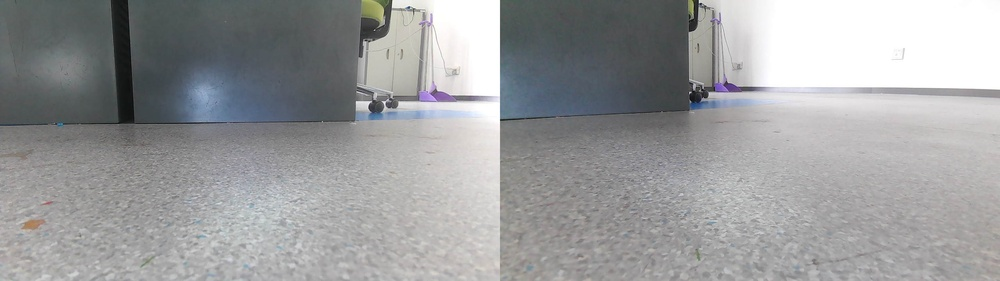
#> input picture services/track/test_stereo.jpg, 1000 x 281 px, shrunk from 2560 x 720 before the run
$ python -i dual_tracker.py   (imports and definitions only)
#> lines starting #> are read from the running program, lines starting #| are printed output that depends on the picture; after the words box and inside, x2 and y2 are one past the last pixel; in counts of white or black regions, pixels touching at a corner belong together
#> further down, picture is the input picture: shape (281, 1000, 3); mean B, G, R 157.5, 156.5, 155.3
### services/perception/src/qwen_grounded_tracker/domain.py
from __future__ import annotations

from dataclasses import dataclass, field
from typing import Sequence

import numpy as np


@dataclass(frozen=True)
class BBox:
    x1: float
    y1: float
    x2: float
    y2: float

    @property
    def width(self) -> float:
        return max(0.0, self.x2 - self.x1)

    @property
    def height(self) -> float:
        return max(0.0, self.y2 - self.y1)

    @property
    def area(self) -> float:
        return self.width * self.height

    @property
    def center(self) -> tuple[float, float]:
        return ((self.x1 + self.x2) / 2.0, (self.y1 + self.y2) / 2.0)

    # [21 lines left out: functions clamp, to_xywh, normalized_center, not called in this run]

    def area_ratio(self, frame_width: int, frame_height: int) -> float:
        return self.area / max(frame_width * frame_height, 1)

    # [14 lines left out: functions crop, iou, not called in this run]


@dataclass
class GroundedCandidate:
    target_name: str
    bbox: BBox
    confidence: float = 0.0
    camera_view: str = ""


@dataclass
class GroundingResult:
    found: bool
    bbox: BBox | None
    target_name: str
    confidence: float
    raw_text: str = ""
    message: str = ""
    candidates: list[GroundedCandidate] = field(default_factory=list)


@dataclass
class TrackObservation:
    visible: bool
    logical_target_id: str | None
    bbox: BBox | None
    contour: np.ndarray | None
    identity_score: float
    status: str
    lost_seconds: float = 0.0


@dataclass
class ObstacleDetection:
    label: str
    confidence: float
    bbox: BBox
    contour: np.ndarray | None = None
    in_danger_zone: bool = False


@dataclass
class ObstacleObservation:
    detections: list[ObstacleDetection] = field(default_factory=list)
    danger: bool = False
    status: str = "disabled"


@dataclass
class LidarObservation:
    ready: bool
    obstacle: bool
    min_distance_m: float | None
    status: str
    points_xy: Sequence[tuple[float, float]] = field(default_factory=tuple)


@dataclass
class MotionGuidance:
    direction: str
    linear: float
    angular: float
    reason: str


@dataclass
class SafetyDecision:
    guidance: MotionGuidance
    blocked: bool
    reasons: list[str] = field(default_factory=list)

### services/grasp/gpu/dual_tracker.py
"""双目标跟踪器 v2 — 优化版。

改进:
  - 爪子搜索区域限定（画面下方 50%）提升 CamShift 准确性
  - 跟踪质量评分（bbox 尺寸/位置合理性检查）防止漂移
  - 当 CSRT+颜色都失败时，用运动学估算爪子位置
  - YOLO 候选去重 (NMS-style 按类别)

初始化: Qwen 识别爪子 + 目标物
逐帧:   两个 CSRT tracker 持续更新
恢复:   爪子丢失 → 颜色回退 (限定搜索区域)
        目标丢失 → YOLO 候选 + 类别过滤
定期:   Qwen 重识别 (跟踪质量下降或超时)
"""

from __future__ import annotations

from dataclasses import dataclass, field
import time
from typing import Any

import cv2
import numpy as np


@dataclass
class TrackedObject:
    name: str
    bbox: Any | None = None
    tracker: Any | None = None
    color_hist: np.ndarray | None = None
    lost_frames: int = 0
    consecutive_ok: int = 0
    last_seen_at: float = 0.0
    initialized: bool = False
    quality_score: float = 0.0       # 0-1 跟踪质量
    last_size: tuple[float, float] = (0, 0)  # (w, h) 用于尺寸突变检测

    # [11 lines left out: functions center, area, not called in this run]


@dataclass
class DualTrackResult:
    claw_bbox: Any | None = None
    target_bbox: Any | None = None
    claw_ok: bool = False
    target_ok: bool = False
    claw_lost_frames: int = 0
    target_lost_frames: int = 0
    claw_quality: float = 0.0
    target_quality: float = 0.0
    needs_reground: bool = False
    timestamp: float = 0.0


# ── 爪子搜索区域 (画面下方，因为摄像头在车身上方，爪子在下方) ──
CLAW_SEARCH_Y1_RATIO = 0.40   # 搜索区域从画面 40% 高度开始
CLAW_SEARCH_Y2_RATIO = 0.95   # 到 95% 高度
CLAW_SIZE_MAX_RATIO = 0.40    # 爪子不应超过画面 40%
CLAW_SIZE_MIN_PX = 18         # 爪子最小像素尺寸
TARGET_SIZE_MIN_RATIO = 0.003 # 目标至少占画面 0.3%
TARGET_SIZE_MAX_RATIO = 0.60  # 目标不超过画面 60%
SIZE_CHANGE_MAX_RATIO = 2.5   # 单帧尺寸突变阈值

# ── 绿色标记检测 (爪子尖贴绿色胶带) ──
GREEN_HSV_LOW  = (35, 60, 50)    # H: 35-85 绿, S>60 饱和, V>50 亮度
GREEN_HSV_HIGH = (85, 255, 255)
GREEN_MIN_AREA_PX = 120          # 绿斑最小面积(像素)
GREEN_MAX_AREA_RATIO = 0.25      # 绿斑不应超过画面 25%


class DualTracker:
    """同时跟踪爪子和目标物 — 优化版。

    爪子: CSRT + 限定区域的 CamShift 颜色回退 + 运动学估算
    目标物: CSRT + YOLO 类别过滤候补
    """

    def __init__(
        self,
        calibration=None,       # ArmVisualCalibration
        yolo_detector=None,
        max_lost_frames: int = 18,
        reground_interval_s: float = 5.0,
    ) -> None:
        self.cal = calibration
        self.yolo = yolo_detector
        self.max_lost_frames = max_lost_frames
        self.reground_interval_s = reground_interval_s

        self.claw = TrackedObject(name="claw")
        self.target = TrackedObject(name="target")
        self._last_reground_at: float = 0.0
        self._frame_count: int = 0

    # ── 初始化 ────────────────────────────────────────────

    # [348 lines left out: functions initialize_claw, initialize_target, initialize_both, update, _update_csrt, _validate_bbox and 4 more, not called in this run]

    # ── 运动+黑色 爪子检测 (主检测方式) ───────────────────

    def _dark_blobs(self, frame) -> list:
        """全图暗色斑块列表 (爪子是黑色胶质, HSV V 通道低)。"""
        try:
            from qwen_grounded_tracker.domain import BBox
            h, w = frame.shape[:2]
#> h = 281; w = 1000
            hsv = cv2.cvtColor(frame, cv2.COLOR_BGR2HSV)
#> hsv: shape (281, 1000, 3); mean H, S, V 67.1, 11.2, 159.1
            v_max = getattr(self.cal, "claw_dark_v_max", 90)
            dark = cv2.inRange(hsv[:, :, 2], 0, v_max)
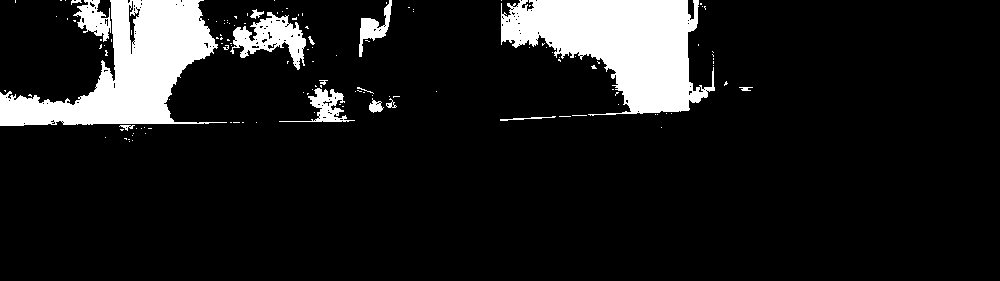
#> dark: shape (281, 1000); 11.4% white; 131 white regions (115 under 20 px), largest, box (x1, y1, x2, y2) and area: (501, 0, 715, 116) 14203, (0, 0, 227, 126) 12941, (230, 12, 306, 70) 1931
            kernel = np.ones((5, 5), np.uint8)
            dark = cv2.morphologyEx(dark, cv2.MORPH_OPEN, kernel)
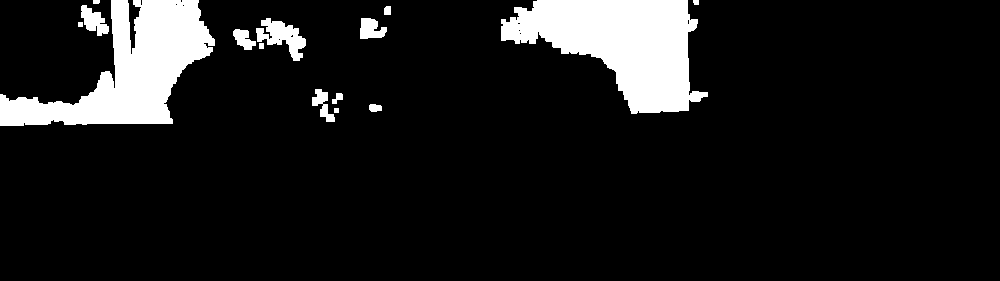
#> dark: shape (281, 1000); 10.3% white; 15 white regions, largest, box (x1, y1, x2, y2) and area: (501, 0, 708, 114) 13464, (0, 0, 215, 126) 12487, (256, 18, 306, 61) 1031
            dark = cv2.morphologyEx(dark, cv2.MORPH_CLOSE, kernel)
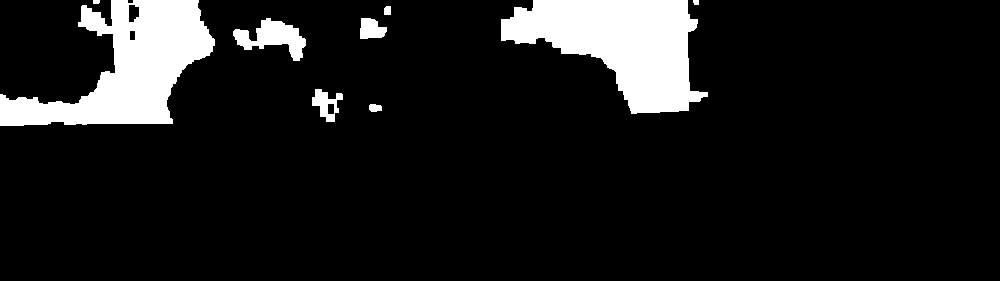
#> dark: shape (281, 1000); 10.5% white; 9 white regions
            contours, _ = cv2.findContours(dark, cv2.RETR_EXTERNAL,
                                           cv2.CHAIN_APPROX_SIMPLE)
#> contours = 9 contours, 2 with area under 20; largest, box (x1, y1, x2, y2) and area: (501, 0, 708, 114) 13240, (0, 0, 215, 126) 13033, (233, 18, 306, 61) 1372, (312, 89, 343, 122) 508, (360, 18, 387, 39) 388, (369, 104, 382, 112) 71, (384, 6, 391, 15) 46
            min_area = getattr(self.cal, "claw_blob_min_area_px", 80)
            max_area = w * h * getattr(self.cal, "claw_blob_max_area_ratio", 0.25)
#> max_area = 70250
            blobs = []
            for c in contours:
                area = cv2.contourArea(c)
                if area < min_area or area > max_area:
                    continue
                x, y, bw, bh = cv2.boundingRect(c)
                blobs.append(BBox(float(x), float(y), float(x + bw), float(y + bh)))
#> this loop made 9 passes
#> (area, x, y, bw, bh) on passes 2, 3, 4, 7, 8: (508, 312, 89, 31, 33), (388, 360, 18, 27, 21), (1372, 233, 18, 73, 43), (13240.5, 501, 0, 207, 114), (13033, 0, 0, 215, 126)
#> area on passes 1, 5: 71, 46
#> after the loop, blobs = 5 items
            return blobs
        except Exception:
            return []

    def detect_claw_motion_dark(self, frame) -> Any | None:
        """多帧暗色斑块运动跟踪 → 返回爪子 bbox。

        原理: 相机静止、小车不动, 画面里唯一持续移动的黑色物体就是爪子。
        维护暗色斑块轨迹; 累计位移最大的轨迹 = 爪子。
        识别后即使爪子静止, 只要斑块仍在视野内就持续返回其位置。

        返回 None 表示尚未确定 (需要爪子动几下)。
        """
        blobs = self._dark_blobs(frame)
#> blobs = 5 items
        if not hasattr(self, "_blob_tracks"):
            self._blob_tracks: dict = {}
        now = time.time()
        match_px = getattr(self.cal, "claw_track_match_px", 80.0)

        # 当前帧斑块与历史轨迹匹配 (最近邻)
        used: set = set()
        for b in blobs:
            c = b.center
            best_key, best_d = None, match_px
            for key, t in self._blob_tracks.items():
                if key in used:
                    continue
                d = ((c[0] - t["center"][0]) ** 2
                     + (c[1] - t["center"][1]) ** 2) ** 0.5
                if d < best_d:
                    best_d, best_key = d, key
            if best_key is not None:
                used.add(best_key)
                t = self._blob_tracks[best_key]
                t["disp"] += best_d          # 累计位移
                t["center"] = c
                t["age"] += 1
                t["last_seen"] = now
                t["bbox"] = b
            else:
                self._blob_tracks[id(b)] = {
                    "center": c, "disp": 0.0, "age": 1,
                    "last_seen": now, "bbox": b,
                }
#> this loop made 5 passes
#> c on passes 1 to 5: (327.5, 105.5), (373.5, 28.5), (269.5, 39.5), (604.5, 57), (107.5, 63)
#> after the loop, self._blob_tracks = 5 items; used = 0 items

        # 清理过期轨迹 (斑块消失超过 N 秒)
        timeout_s = getattr(self.cal, "claw_track_timeout_s", 2.0)
        stale = [k for k, t in self._blob_tracks.items()
                 if now - t["last_seen"] > timeout_s]
#> stale = []
        for k in stale:
            del self._blob_tracks[k]
#> this loop made 0 passes

        # 累计位移最大的存活轨迹 = 爪子
        min_disp = getattr(self.cal, "claw_motion_min_disp_px", 12.0)
        best, best_disp = None, min_disp
        for t in self._blob_tracks.values():
            if t["age"] >= 2 and t["disp"] > best_disp:
                best_disp = t["disp"]
                best = t["bbox"]
#> this loop made 5 passes
#> after the loop, best_disp = 12
        return best

    # [73 lines left out: functions is_dark_region, detect_claw_green, _create_csrt, reset, not called in this run]

    @property
    def both_ready(self) -> bool:
        return self.claw.initialized and self.target.initialized

    @property
    def claw_ready(self) -> bool:
        return self.claw.initialized

>>> import cv2
>>> picture = cv2.imread('../../track/test_stereo.jpg')
>>> result = DualTracker().detect_claw_motion_dark(picture)
